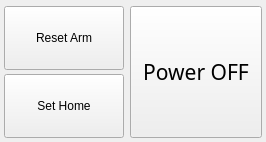
<?xml version="1.0" encoding="UTF-8"?>
<ui version="4.0">
 <class>Form</class>
 <widget class="QWidget" name="Form">
  <property name="geometry">
   <rect>
    <x>0</x>
    <y>0</y>
    <width>266</width>
    <height>142</height>
   </rect>
  </property>
  <property name="minimumSize">
   <size>
    <width>0</width>
    <height>0</height>
   </size>
  </property>
  <property name="maximumSize">
   <size>
    <width>500</width>
    <height>500</height>
   </size>
  </property>
  <property name="cursor">
   <cursorShape>ArrowCursor</cursorShape>
  </property>
  <property name="windowTitle">
   <string>Mantra HMI</string>
  </property>
  <property name="autoFillBackground">
   <bool>false</bool>
  </property>
  <widget class="QPushButton" name="powerButton">
   <property name="geometry">
    <rect>
     <x>130</x>
     <y>6</y>
     <width>132</width>
     <height>132</height>
    </rect>
   </property>
   <property name="minimumSize">
    <size>
     <width>30</width>
     <height>30</height>
    </size>
   </property>
   <property name="maximumSize">
    <size>
     <width>200</width>
     <height>200</height>
    </size>
   </property>
   <property name="font">
    <font>
     <family>Ubuntu Mono</family>
     <pointsize>16</pointsize>
     <weight>50</weight>
     <italic>false</italic>
     <bold>false</bold>
    </font>
   </property>
   <property name="cursor">
    <cursorShape>PointingHandCursor</cursorShape>
   </property>
   <property name="text">
    <string>Power OFF</string>
   </property>
  </widget>
  <widget class="QPushButton" name="resetButton">
   <property name="geometry">
    <rect>
     <x>4</x>
     <y>6</y>
     <width>120</width>
     <height>64</height>
    </rect>
   </property>
   <property name="minimumSize">
    <size>
     <width>96</width>
     <height>30</height>
    </size>
   </property>
   <property name="maximumSize">
    <size>
     <width>120</width>
     <height>120</height>
    </size>
   </property>
   <property name="cursor">
    <cursorShape>PointingHandCursor</cursorShape>
   </property>
   <property name="text">
    <string>Reset Arm</string>
   </property>
  </widget>
  <widget class="QPushButton" name="setHomeButton">
   <property name="geometry">
    <rect>
     <x>4</x>
     <y>74</y>
     <width>120</width>
     <height>64</height>
    </rect>
   </property>
   <property name="minimumSize">
    <size>
     <width>96</width>
     <height>30</height>
    </size>
   </property>
   <property name="maximumSize">
    <size>
     <width>120</width>
     <height>120</height>
    </size>
   </property>
   <property name="cursor">
    <cursorShape>PointingHandCursor</cursorShape>
   </property>
   <property name="text">
    <string>Set Home</string>
   </property>
  </widget>
 </widget>
 <resources/>
 <connections>
  <connection>
   <sender>powerButton</sender>
   <signal>pressed()</signal>
   <receiver>Form</receiver>
   <slot>power()</slot>
   <hints>
    <hint type="sourcelabel">
     <x>303</x>
     <y>335</y>
    </hint>
    <hint type="destinationlabel">
     <x>222</x>
     <y>0</y>
    </hint>
   </hints>
  </connection>
  <connection>
   <sender>resetButton</sender>
   <signal>pressed()</signal>
   <receiver>Form</receiver>
   <slot>reset_arm()</slot>
   <hints>
    <hint type="sourcelabel">
     <x>162</x>
     <y>327</y>
    </hint>
    <hint type="destinationlabel">
     <x>321</x>
     <y>342</y>
    </hint>
   </hints>
  </connection>
  <connection>
   <sender>setHomeButton</sender>
   <signal>pressed()</signal>
   <receiver>Form</receiver>
   <slot>set_home()</slot>
   <hints>
    <hint type="sourcelabel">
     <x>156</x>
     <y>376</y>
    </hint>
    <hint type="destinationlabel">
     <x>205</x>
     <y>381</y>
    </hint>
   </hints>
  </connection>
 </connections>
 <slots>
  <slot>joint1_minus()</slot>
  <slot>joint1_plus()</slot>
  <slot>joint2_minus()</slot>
  <slot>joint2_plus()</slot>
  <slot>joint3_minus()</slot>
  <slot>joint3_plus()</slot>
  <slot>joint4_minus()</slot>
  <slot>joint4_plus()</slot>
  <slot>joint5_minus()</slot>
  <slot>joint5_plus()</slot>
  <slot>joint6_minus()</slot>
  <slot>joint6_plus()</slot>
  <slot>joint7_minus()</slot>
  <slot>joint7_plus()</slot>
  <slot>save_state()</slot>
  <slot>joint1_minus_done()</slot>
  <slot>joint2_minus_done()</slot>
  <slot>joint3_minus_done()</slot>
  <slot>joint4_minus_done()</slot>
  <slot>joint5_minus_done()</slot>
  <slot>joint6_minus_done()</slot>
  <slot>joint7_minus_done()</slot>
  <slot>joint1_plus_done()</slot>
  <slot>joint2_plus_done()</slot>
  <slot>joint3_plus_done()</slot>
  <slot>joint4_plus_done()</slot>
  <slot>joint5_plus_done()</slot>
  <slot>joint6_plus_done()</slot>
  <slot>joint7_plus_done()</slot>
  <slot>slide_moved()</slot>
  <slot>selectionchange()</slot>
  <slot>power()</slot>
  <slot>set_home()</slot>
  <slot>back_home()</slot>
  <slot>reset_arm()</slot>
 </slots>
</ui>
